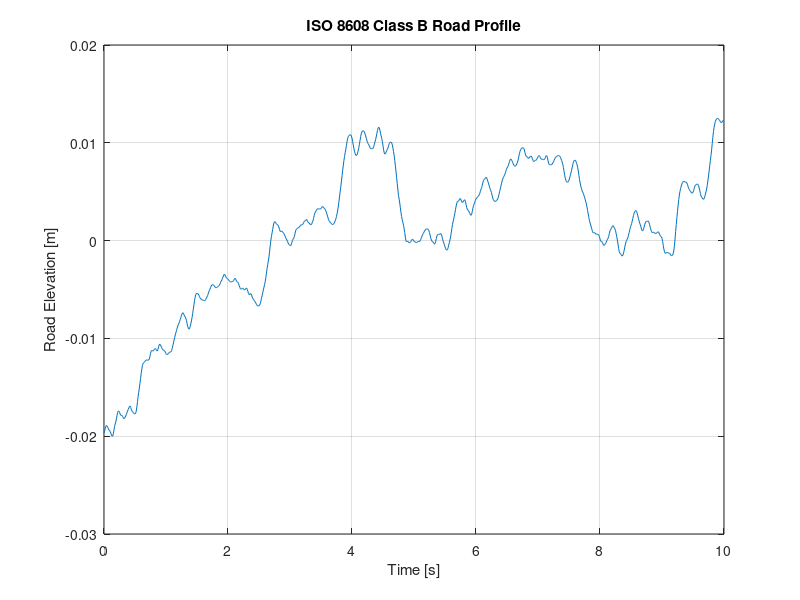

MATLAB code for this plot:
% ISO 8608 Road Profile Generator - Class B (Corrected)
clc; clear;

% Parameters
Gd_n0 = 256e-6;      % Class B: PSD at reference spatial frequency
n0 = 0.1;            % Reference spatial frequency [cycles/m]
w = 2;               % Exponent in PSD function
v = 2;              % Vehicle speed [m/s]
T = 10;              % Duration [s]
fs = 100;            % Sampling frequency [Hz]
dt = 1/fs;
road_profile_time = 0:dt:T-dt;       % Time vector
N = length(road_profile_time);
L = v * T;           % Total length of road [m]

% Spatial frequency vector (exclude DC)
df = 1/L;
f = (1:N/2) * df;    % Half spectrum (positive frequencies)
Gd = Gd_n0 * (f / n0).^(-w);  % PSD vector

% Random phase for each frequency
phi = 2 * pi * rand(1, length(f));

% Amplitude spectrum from PSD
A = sqrt(2 * Gd * df);  % Factor 2 for real signal symmetry

% Generate road profile using summation of harmonics
% Broadcasting-safe: f is [1 x M], t is [1 x N]
% So we use meshgrid to ensure dimensions align
[FF, TT] = meshgrid(f, road_profile_time);       % FF: [N x M], TT: [N x M]
PHI = repmat(phi, length(road_profile_time), 1); % [N x M]
AA = repmat(A, length(road_profile_time), 1);    % [N x M]

% Sum across frequencies
z = sum(AA .* cos(2 * pi * FF .* TT + PHI), 2);  % [N x 1]
zr = z';  % Convert to row vector for consistency

% Optional: Smooth transitions slightly
road_profile_height = movmean(zr, 10);  

% Plot
plot(road_profile_time, road_profile_height);
xlabel('Time [s]');
ylabel('Road Elevation [m]');
title('ISO 8608 Class B Road Profile');
grid on;

% Save to .mat
save('ISO8608_ClassB_Profile.mat', 'road_profile_time', 'road_profile_height');
saveas(gcf, 'road_profile.png');